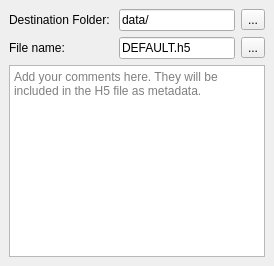
  <widget class="QDockWidget" name="dockWidget_filename">
   <property name="features">
    <set>QDockWidget::DockWidgetFeature::DockWidgetFloatable|QDockWidget::DockWidgetFeature::DockWidgetMovable</set>
   </property>
   <property name="windowTitle">
    <string>File</string>
   </property>
   <attribute name="dockWidgetArea">
    <number>1</number>
   </attribute>
   <widget class="QWidget" name="dockWidgetContents_11">
    <layout class="QGridLayout" name="gridLayout_51">
     <item row="0" column="0">
      <layout class="QGridLayout" name="gridLayout_35">
       <item row="1" column="1">
        <widget class="QLineEdit" name="lineEdit_filename">
         <property name="toolTip">
          <string>use %s for automatic filename</string>
         </property>
         <property name="text">
          <string>DEFAULT.h5</string>
         </property>
        </widget>
       </item>
       <item row="0" column="0">
        <widget class="QLabel" name="label_61">
         <property name="sizePolicy">
          <sizepolicy hsizetype="Minimum" vsizetype="Minimum">
           <horstretch>0</horstretch>
           <verstretch>0</verstretch>
          </sizepolicy>
         </property>
         <property name="text">
          <string>Destination Folder: </string>
         </property>
        </widget>
       </item>
       <item row="1" column="0">
        <widget class="QLabel" name="label_77">
         <property name="sizePolicy">
          <sizepolicy hsizetype="Minimum" vsizetype="Minimum">
           <horstretch>0</horstretch>
           <verstretch>0</verstretch>
          </sizepolicy>
         </property>
         <property name="text">
          <string>File name: </string>
         </property>
        </widget>
       </item>
       <item row="1" column="2">
        <widget class="QToolButton" name="toolButton_filename">
         <property name="text">
          <string>...</string>
         </property>
        </widget>
       </item>
       <item row="0" column="1">
        <widget class="QLineEdit" name="lineEdit_destinationfolder">
         <property name="text">
          <string>data/</string>
         </property>
        </widget>
       </item>
       <item row="0" column="2">
        <widget class="QToolButton" name="toolButton_destinationfolder">
         <property name="text">
          <string>...</string>
         </property>
        </widget>
       </item>
      </layout>
     </item>
     <item row="1" column="0">
      <widget class="QTextEdit" name="lineEdit_comment">
       <property name="acceptRichText">
        <bool>false</bool>
       </property>
       <property name="placeholderText">
        <string>Add your comments here. They will be included in the H5 file as metadata.</string>
       </property>
      </widget>
     </item>
    </layout>
   </widget>
  </widget>
